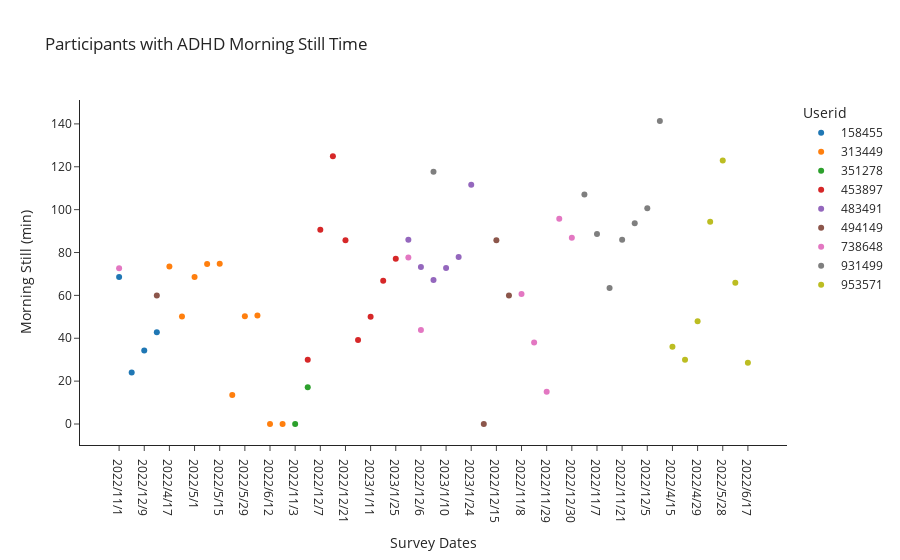

Notebook code for this chart:
### Code cell
dfADHD['Userid'] = dfADHD['Userid'].astype('category')

#tilt the date on the x-axis!!!!

fig = px.scatter(dfADHD, 
                 x = 'Survey Dates',
                 y = 'Still Morning',
                 template = 'simple_white', 
                hover_name = 'Userid', 
                 color = 'Userid',
                 labels = {"Still Morning": "Morning Still (min)"},
                 title= "Participants with ADHD Morning Still Time")

fig.show()

# fig.update_xaxes(tickangle = 30)

# fig.show()

### Figure 1 — Plotly figure (JSON) as saved in the notebook; plotly's stock layout.template omitted (floating-point values rounded to 4 significant figures)
{"data": [{"hovertemplate": "<b>%{hovertext}</b><br><br>Userid=158455<br>Survey Dates=%{x}<br>Morning Still (min)=%{y}<extra></extra>", "hovertext": [158455, 158455, 158455, 158455], "legendgroup": "158455", "marker": {"color": "#1F77B4", "symbol": "circle"}, "mode": "markers", "name": "158455", "orientation": "v", "showlegend": true, "type": "scatter", "x": ["2022/11/1", "2022/11/11", "2022/12/9", "2022/12/22"], "xaxis": "x", "y": [68.57, 24, 34.29, 42.86], "yaxis": "y"}, {"hovertemplate": "<b>%{hovertext}</b><br><br>Userid=313449<br>Survey Dates=%{x}<br>Morning Still (min)=%{y}<extra></extra>", "hovertext": [313449, 313449, 313449, 313449, 313449, 313449, 313449, 313449, 313449, 313449], "legendgroup": "313449", "marker": {"color": "#FF7F0E", "symbol": "circle"}, "mode": "markers", "name": "313449", "orientation": "v", "showlegend": true, "type": "scatter", "x": ["2022/4/17", "2022/4/24", "2022/5/1", "2022/5/8", "2022/5/15", "2022/5/22", "2022/5/29", "2022/6/5", "2022/6/12", "2022/6/19"], "xaxis": "x", "y": [73.47, 50.19, 68.57, 74.62, 74.8, 13.58, 50.32, 50.58, 0, 0], "yaxis": "y"}, {"hovertemplate": "<b>%{hovertext}</b><br><br>Userid=351278<br>Survey Dates=%{x}<br>Morning Still (min)=%{y}<extra></extra>", "hovertext": [351278, 351278], "legendgroup": "351278", "marker": {"color": "#2CA02C", "symbol": "circle"}, "mode": "markers", "name": "351278", "orientation": "v", "showlegend": true, "type": "scatter", "x": ["2022/11/3", "2023/1/4"], "xaxis": "x", "y": [0, 17.14], "yaxis": "y"}, {"hovertemplate": "<b>%{hovertext}</b><br><br>Userid=453897<br>Survey Dates=%{x}<br>Morning Still (min)=%{y}<extra></extra>", "hovertext": [453897, 453897, 453897, 453897, 453897, 453897, 453897, 453897], "legendgroup": "453897", "marker": {"color": "#D62728", "symbol": "circle"}, "mode": "markers", "name": "453897", "orientation": "v", "showlegend": true, "type": "scatter", "x": ["2022/12/7", "2022/12/14", "2022/12/21", "2022/12/28", "2023/1/4", "2023/1/11", "2023/1/18", "2023/1/25"], "xaxis": "x", "y": [90.62, 124.9, 85.71, 39.15, 30, 50, 66.86, 77.14], "yaxis": "y"}, {"hovertemplate": "<b>%{hovertext}</b><br><br>Userid=483491<br>Survey Dates=%{x}<br>Morning Still (min)=%{y}<extra></extra>", "hovertext": [483491, 483491, 483491, 483491, 483491, 483491], "legendgroup": "483491", "marker": {"color": "#9467BD", "symbol": "circle"}, "mode": "markers", "name": "483491", "orientation": "v", "showlegend": true, "type": "scatter", "x": ["2022/11/22", "2022/12/6", "2022/12/13", "2023/1/10", "2023/1/17", "2023/1/24"], "xaxis": "x", "y": [85.95, 73.28, 67.23, 72.72, 77.94, 111.6], "yaxis": "y"}, {"hovertemplate": "<b>%{hovertext}</b><br><br>Userid=494149<br>Survey Dates=%{x}<br>Morning Still (min)=%{y}<extra></extra>", "hovertext": [494149, 494149, 494149, 494149], "legendgroup": "494149", "marker": {"color": "#8C564B", "symbol": "circle"}, "mode": "markers", "name": "494149", "orientation": "v", "showlegend": true, "type": "scatter", "x": ["2022/11/24", "2022/12/15", "2022/12/22", "2023/1/20"], "xaxis": "x", "y": [0, 85.71, 60, 60], "yaxis": "y"}, {"hovertemplate": "<b>%{hovertext}</b><br><br>Userid=738648<br>Survey Dates=%{x}<br>Morning Still (min)=%{y}<extra></extra>", "hovertext": [738648, 738648, 738648, 738648, 738648, 738648, 738648, 738648], "legendgroup": "738648", "marker": {"color": "#E377C2", "symbol": "circle"}, "mode": "markers", "name": "738648", "orientation": "v", "showlegend": true, "type": "scatter", "x": ["2022/11/1", "2022/11/8", "2022/11/15", "2022/11/22", "2022/11/29", "2022/12/6", "2022/12/20", "2022/12/30"], "xaxis": "x", "y": [72.65, 60.68, 37.98, 77.72, 15, 43.89, 95.78, 86.94], "yaxis": "y"}, {"hovertemplate": "<b>%{hovertext}</b><br><br>Userid=931499<br>Survey Dates=%{x}<br>Morning Still (min)=%{y}<extra></extra>", "hovertext": [931499, 931499, 931499, 931499, 931499, 931499, 931499, 931499], "legendgroup": "931499", "marker": {"color": "#7F7F7F", "symbol": "circle"}, "mode": "markers", "name": "931499", "orientation": "v", "showlegend": true, "type": "scatter", "x": ["2022/10/31", "2022/11/7", "2022/11/14", "2022/11/21", "2022/11/28", "2022/12/5", "2022/12/13", "2022/12/26"], "xaxis": "x", "y": [107.0, 88.59, 63.46, 85.94, 93.61, 100.6, 117.7, 141.4], "yaxis": "y"}, {"hovertemplate": "<b>%{hovertext}</b><br><br>Userid=953571<br>Survey Dates=%{x}<br>Morning Still (min)=%{y}<extra></extra>", "hovertext": [953571, 953571, 953571, 953571, 953571, 953571, 953571], "legendgroup": "953571", "marker": {"color": "#BCBD22", "symbol": "circle"}, "mode": "markers", "name": "953571", "orientation": "v", "showlegend": true, "type": "scatter", "x": ["2022/4/15", "2022/4/22", "2022/4/29", "2022/5/20", "2022/5/28", "2022/6/10", "2022/6/17"], "xaxis": "x", "y": [36, 30, 47.91, 94.35, 122.9, 65.86, 28.61], "yaxis": "y"}], "layout": {"legend": {"title": {"text": "Userid"}, "tracegroupgap": 0}, "title": {"text": "Participants with ADHD Morning Still Time"}, "xaxis": {"anchor": "y", "domain": [0, 1], "title": {"text": "Survey Dates"}}, "yaxis": {"anchor": "x", "domain": [0, 1], "title": {"text": "Morning Still (min)"}}}}
